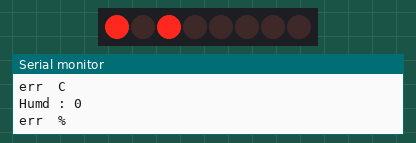
Simulated run of this sketch. Board: Arduino Uno, built with avr-gcc and run on an emulated ATmega328P. Parts: 8 shift-register outputs drawn as a row of LEDs (first output left, lit = HIGH), the last lines printed to the serial monitor.

Above: at 0.6 s.
At 2.31 s:
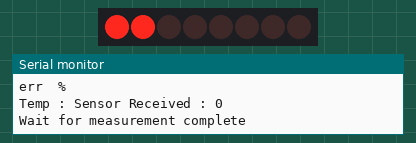
Timing chart, 0 to 3.0 s (numbered marks = the images above):
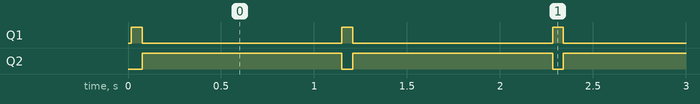

The sketch:

SHT-1X.ino
```cpp
#include "SHT1X.h"

SHT1X sht1x(2,3);// Data, CLK

void setup()
{
  Serial.begin(9600);
  sht1x.initialize();
}

void loop()
{
  Serial.print("Temp : ");
  float temp = sht1x.readTemp();
  if (sht1x.integrityTemp){
    Serial.print(temp);
  }
  else{
    Serial.print("err");
  }
  Serial.println("  C");

 Serial.print("Humd : ");
 float humd = sht1x.readHumd();
 if (sht1x.integrityHumd){
   Serial.print(humd);
 }
 else{
   Serial.print("err");
 }
 Serial.println("  %");

  delay(1000);


}
```

SHT1X.cpp
```cpp
#include "SHT1X.h"

SHT1X::SHT1X(int PIN_SDA, int PIN_SCK){
  _PIN_SDA = PIN_SDA;
  _PIN_SCK = PIN_SCK;
}

void SHT1X::initialize(){
  pinMode(_PIN_SCK, OUTPUT);
  digitalWrite(_PIN_SCK, LOW); // SCK start from LOW
  pinMode(_PIN_SDA, OUTPUT);
  digitalWrite(_PIN_SDA, HIGH);
}

bool SHT1X::_sendCommand(uint8_t command){
  // Initialize (Starting state)
  pinMode(_PIN_SDA, OUTPUT);
  pinMode(_PIN_SCK, OUTPUT);
  digitalWrite(_PIN_SCK, LOW);
  digitalWrite(_PIN_SDA, HIGH);

  //Send "Transmission Start"
  digitalWrite(_PIN_SCK, HIGH);
  digitalWrite(_PIN_SDA, LOW);
  digitalWrite(_PIN_SCK, LOW);
  digitalWrite(_PIN_SCK, HIGH);
  digitalWrite(_PIN_SDA, HIGH);
  digitalWrite(_PIN_SCK, LOW);

  // Send Command
  shiftOut(_PIN_SDA, _PIN_SCK, MSBFIRST, command);

  // Check ACK
  pinMode(_PIN_SDA, INPUT);
  int ack1 = digitalRead(_PIN_SDA); // This should be LOW
  digitalWrite(_PIN_SCK, HIGH);
  digitalWrite(_PIN_SCK, LOW);
  int ack2 = digitalRead(_PIN_SDA);

  // Print ACK result
  return (ack1==0)&&(ack2==1);
}

 uint16_t* SHT1X::_readData(){
  // Read first byte
  uint16_t value = 0;
  for(int i=0; i<8; i++){
    value |= digitalRead(_PIN_SDA)<<(8+7-i);
    digitalWrite(_PIN_SCK, HIGH);
    delay(1);
    digitalWrite(_PIN_SCK, LOW);
    delay(1);
  }

  // Send ACK
  //Serial.print("ACK1: ");
  //Serial.println(digitalRead(_PIN_SDA));
  pinMode(_PIN_SDA, OUTPUT);
  digitalWrite(_PIN_SDA, LOW);
  delay(1);
  digitalWrite(_PIN_SCK, HIGH);
  delay(1);
  digitalWrite(_PIN_SCK, LOW);
  delay(1);
  pinMode(_PIN_SDA, INPUT);

  // Read second byte
  for(int i=0; i<8; i++){
    value |= digitalRead(_PIN_SDA)<<(7-i);
    digitalWrite(_PIN_SCK, HIGH);
    delay(1);
    digitalWrite(_PIN_SCK, LOW);
    delay(1);
  }

  // Send ACK
  //Serial.print("ACK2: ");
  //Serial.println(digitalRead(_PIN_SDA));
  pinMode(_PIN_SDA, OUTPUT);
  digitalWrite(_PIN_SDA, LOW);
  delay(1);
  digitalWrite(_PIN_SCK, HIGH);
  delay(1);
  digitalWrite(_PIN_SCK, LOW);
  delay(1);
  pinMode(_PIN_SDA, INPUT);

  // Read CRC
  uint16_t crc = 0;
  for(int i=0; i<8; i++){
    crc |= digitalRead(_PIN_SDA)<<(7-i);
    digitalWrite(_PIN_SCK, HIGH);
    delay(1);
    digitalWrite(_PIN_SCK, LOW);
    delay(1);
  }

  // Send ACK
  //Serial.print("ACK3: ");
  //Serial.println(digitalRead(_PIN_SDA));
  pinMode(_PIN_SDA, OUTPUT);
  digitalWrite(_PIN_SDA, LOW);
  delay(1);
  digitalWrite(_PIN_SCK, HIGH);
  delay(1);
  digitalWrite(_PIN_SCK, LOW);
  delay(1);
  pinMode(_PIN_SDA, INPUT);

  static uint16_t output[2];
  output[0] = value;
  output[1] = crc;
  return output;
}


float SHT1X::readTemp(){
  uint8_t command = 0b00000011;
  integrityTemp = false;
  bool sensorReceived = _sendCommand(command);
  Serial.print("Sensor Received : ");
  Serial.println(sensorReceived);

  // check measurement complete
  Serial.println("Wait for measurement complete");
  pinMode(_PIN_SDA, INPUT);
  while (digitalRead(_PIN_SDA)){}
  Serial.println("Measurement complete");

  // readData
  uint16_t* result = _readData();
  uint16_t value = result[0];
  uint8_t crc = (uint8_t)result[1];

  // Check Output
  //Serial.println("Temp:");
  //Serial.println((unsigned int)value);

  float d1 = -40.1;
  float d2 = 0.01;
  float temp = d1 + d2 * (float)value;

  // Check CRC result for temp
  // Serial.println(command, HEX);
  // Serial.println(value>>8, HEX);
  // Serial.println(value & 0xFF, HEX);
  // Serial.println(crc, HEX);
  bool crcResult = _checkCRC(command,value>>8, value & 0xFF, crc);
  integrityTemp = crcResult;

  return temp;
}

float SHT1X::readHumd(){
  uint8_t command = 0b00000101;
  integrityHumd = false;
  _sendCommand(command);

  // check measurement complete
  while (digitalRead(_PIN_SDA)){}

  // readData
  uint16_t* result = _readData();
  uint16_t value = result[0];
  uint8_t crc = (uint8_t)result[1];

  Serial.println(value, BIN);

  // Check Output
  float c1 = -2.0468;
  float c2 = 0.0367;
  float c3 = -1.5955E-6;

  float humd = c1 + c2*(float)value + c3*(float)value*(float)value;

  // Check CRC result for temp
  bool crcResult = _checkCRC(command,value>>8, value & 0xFF, crc);
  integrityHumd = crcResult;

  return humd;
}

bool SHT1X::_checkCRC(uint8_t command, uint8_t val1, uint8_t val2, uint8_t crc){
  uint8_t tbl[256] = {
    0,49,98,83,196,245,166,151,185,136,219,234,125,76,31,46,
    67,114,33,16,135,182,229,212,250,203,152,169,62,15,92,109,
    134,183,228,213,66,115,32,17,63,14,93,108,251,202,153,168,
    197,244,167,150,1,48,99,82,124,77,30,47,184,137,218,235,
    61,12,95,110,249,200,155,170,132,181,230,215,64,113,34,19,
    126,79,28,45,186,139,216,233,199,246,165,148,3,50,97,80,
    187,138,217,232,127,78,29,44,2,51,96,81,198,247,164,149,
    248,201,154,171,60,13,94,111,65,112,35,18,133,180,231,214,
    122,75,24,41,190,143,220,237,195,242,161,144,7,54,101,84,
    57,8,91,106,253,204,159,174,128,177,226,211,68,117,38,23,
    252,205,158,175,56,9,90,107,69,116,39,22,129,176,227,210,
    191,142,221,236,123,74,25,40,6,55,100,85,194,243,160,145,
    71,118,37,20,131,178,225,208,254,207,156,173,58,11,88,105,
    4,53,102,87,192,241,162,147,189,140,223,238,121,72,27,42,
    193,240,163,146,5,52,103,86,120,73,26,43,188,141,222,239,
    130,179,224,209,70,119,36,21,59,10,89,104,255,206,157,172};
  uint8_t revCRC = (uint8_t)tbl[(int)tbl[(int)tbl[(int)0^command]^val1]^val2];
  uint8_t calCRC = 0;

   // I don't know why this step is necessary, but the example in the docs,
   // (not the direction) says I have to reverse the value.

  calCRC |= (revCRC & (1<<0))<<7;
  calCRC |= (revCRC & (1<<1))<<5;
  calCRC |= (revCRC & (1<<2))<<3;
  calCRC |= (revCRC & (1<<3))<<1;
  calCRC |= (revCRC & (1<<4))>>1;
  calCRC |= (revCRC & (1<<5))>>3;
  calCRC |= (revCRC & (1<<6))>>5;
  calCRC |= (revCRC & (1<<7))>>7;

  return crc == calCRC;
}

void SHT1X::reset(){
  pinMode(_PIN_SDA, OUTPUT);
  digitalWrite(_PIN_SDA, HIGH);
  for(int i=0; i<10; i++){
    digitalWrite(_PIN_SCK, HIGH);
    delay(1);
    digitalWrite(_PIN_SCK, LOW);
    delay(1);
  }
}
```

SHT1X.h
```cpp
#ifndef SHT1X_h
#define SHT1X_h
#include "Arduino.h"
class SHT1X{
  public:
    SHT1X(int dataPin,int clockPin); // Constructor
    void initialize();
    float readTemp();
    float readHumd();
    void reset();
    bool integrityTemp;
    bool integrityHumd;
  private:
    int _PIN_SDA;
    int _PIN_SCK;
    bool _sendCommand(uint8_t command);
    uint16_t* _readData();
    bool _checkCRC(uint8_t command, uint8_t val1, uint8_t val2, uint8_t crc);

};
#endif
```

Measured:
- by itself, Q1: alternates HIGH for 0.06 s and LOW for 1.1 s
- by itself, Q2: alternates HIGH for 1.1 s and LOW for 0.06 s
